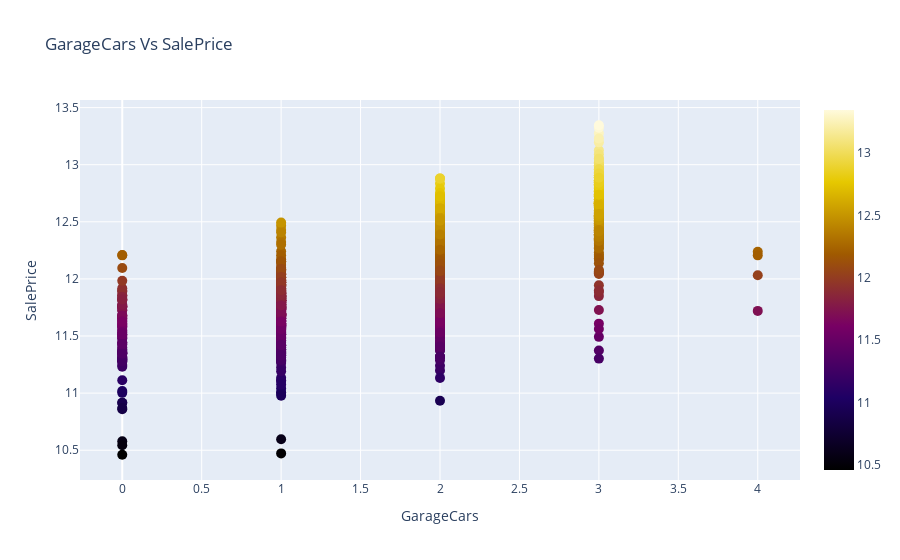

Source (notebook cell):
### Code cell
scatter_plot(train.GarageCars, np.log(train.SalePrice), 'GarageCars Vs SalePrice', 'GarageCars', 'SalePrice', 10, 'Electric')

### Figure 1 — Plotly figure (JSON) as saved in the notebook; plotly's stock layout.template omitted (floating-point values rounded to 4 significant figures; data arrays with more than 128 entries replaced by an {"elided": "..."} marker saying what was removed)
{"data": [{"marker": {"color": {"elided": "1438 float values"}, "colorscale": [[0, "rgb(0,0,0)"], [0.2, "rgb(30,0,100)"], [0.4, "rgb(120,0,100)"], [0.6, "rgb(160,90,0)"], [0.8, "rgb(230,200,0)"], [1, "rgb(255,250,220)"]], "showscale": true, "size": 10}, "mode": "markers", "type": "scatter", "x": {"elided": "1438 int values"}, "y": {"elided": "1438 float values"}}], "layout": {"hovermode": "closest", "title": {"text": "GarageCars Vs SalePrice"}, "xaxis": {"title": {"text": "GarageCars"}}, "yaxis": {"title": {"text": "SalePrice"}}}}
